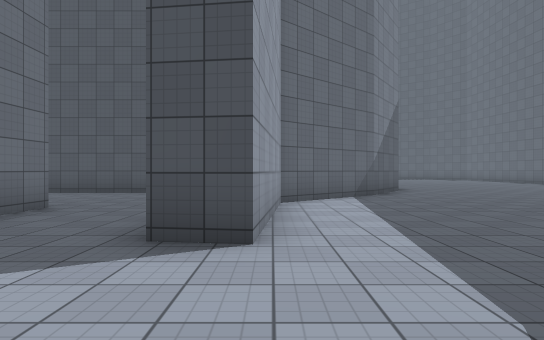
[1] (above)

21 first-person views from a walk through a 3-D level made in the Unity game engine. The camera is 1.3 m above the floor, looks level and sees 75° across. The floor is counted in squares, 2 m on a side. Each view is taken from the middle of a square. On the plan, view 1 faces up. The plan holds only what a view shows up to about 10 squares ahead; the rest is blank. The place goes on beyond the plan. The player is left out. Surface patterns are stand-ins for the level's own textures.

[2]
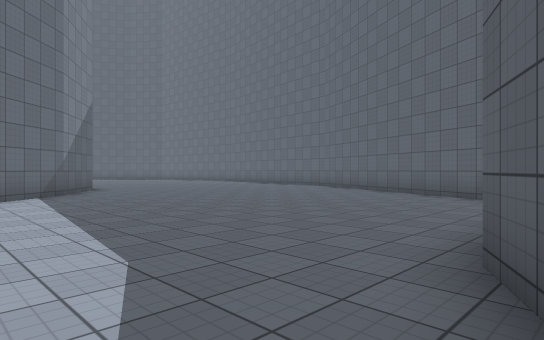

[3]
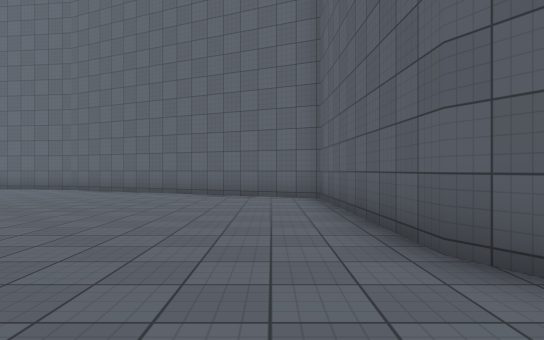

[4]
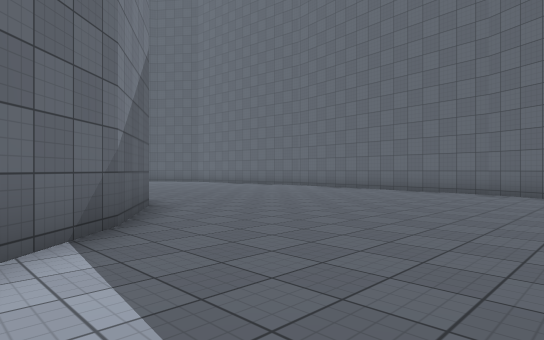

[5]
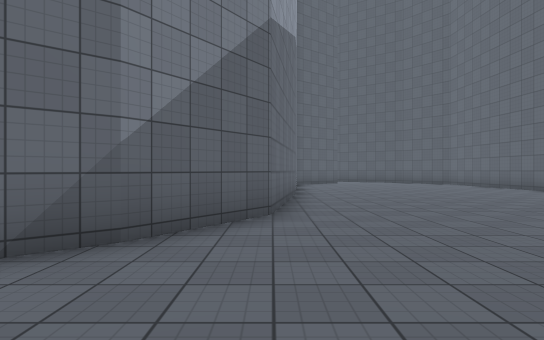

[6]
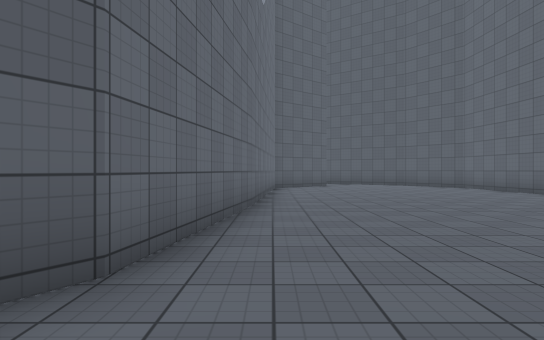

[7]
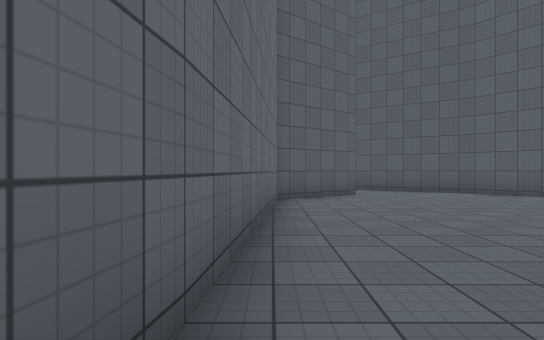

[8]
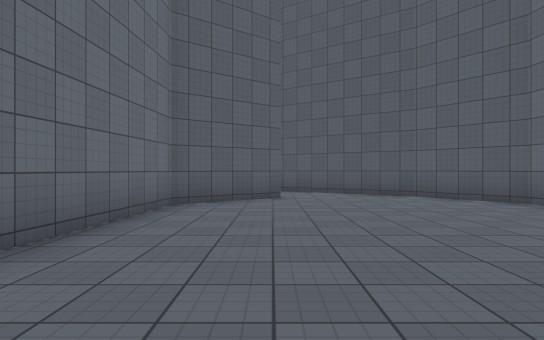

[9]
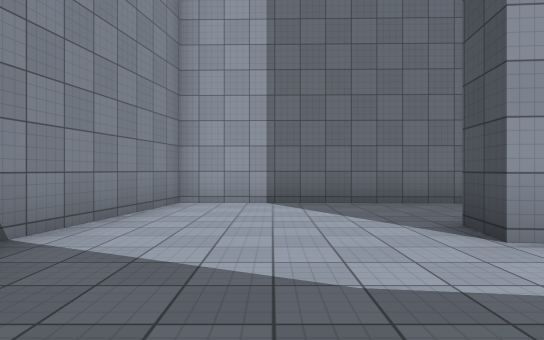

[10]
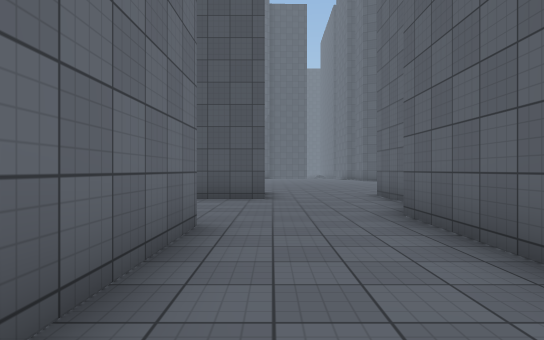

[11]
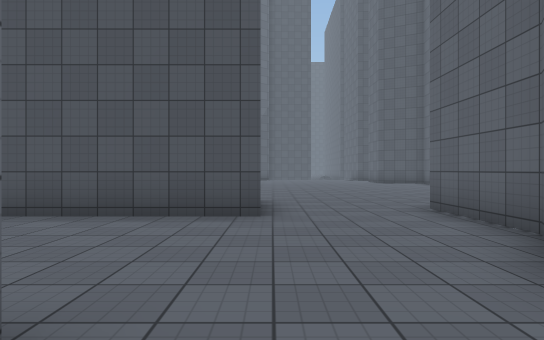

[12]
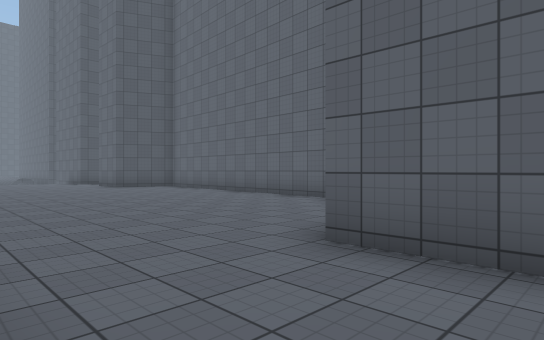

[13]
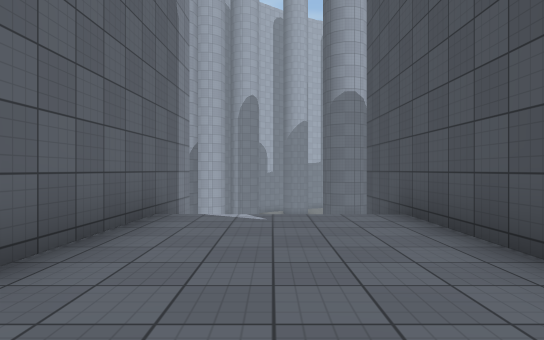

[14]
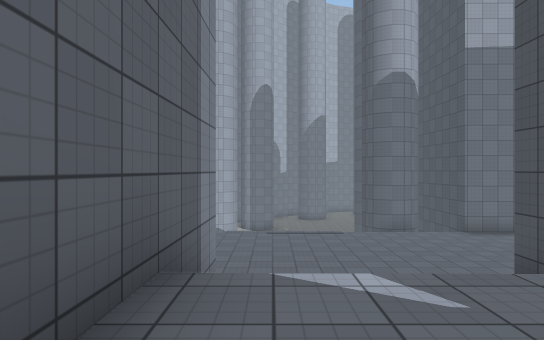

[15]
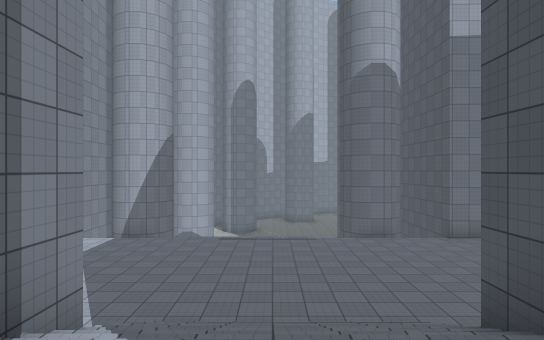

[16]
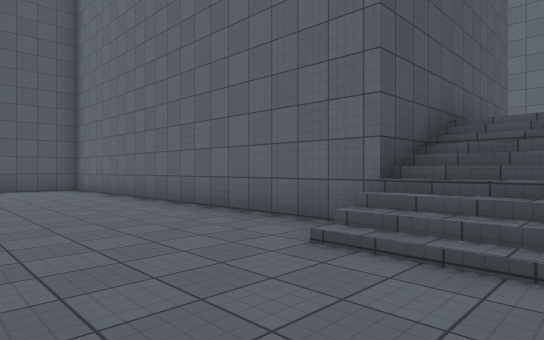

[17]
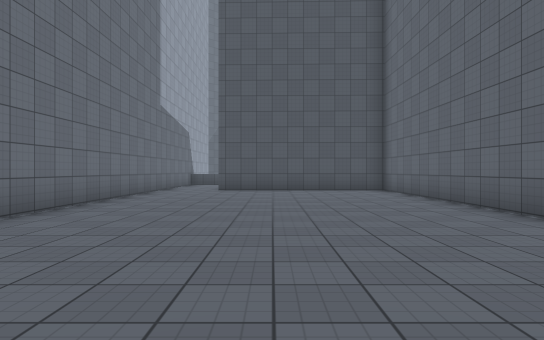

[18]
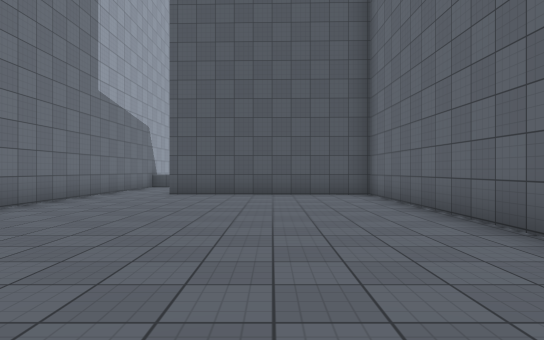

[19]
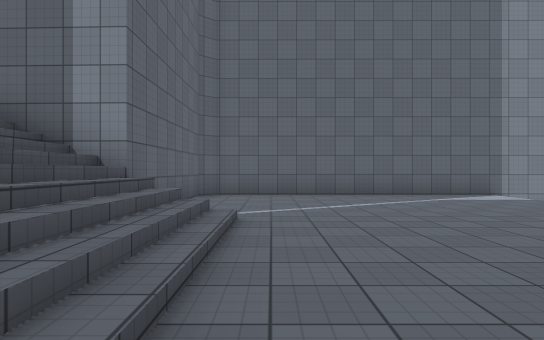

[20]
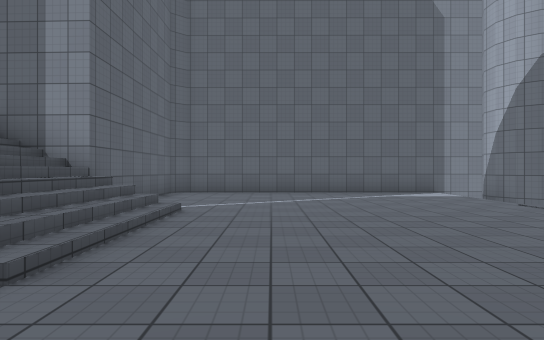

[21]
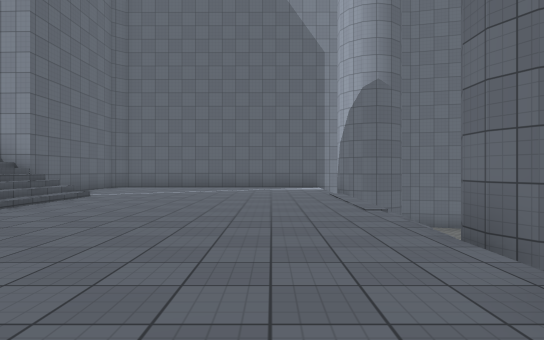

### Floor plan
Key: @ floor where view 1 was taken; # wall or solid block; . main floor; - floor 2.75 m lower than the main floor; _ floor 5.75 m lower than the main floor; / step, stairs or slope.
Columns run from 17 left of view 1 to 11 right of it. Each row starts with its distance up from view 1.
 25                          .##
 24                         ...##
 23                       ###...#
 22                       #......
 21 #--######             #......
 20 #-------#       ..    #......
 19 #-------#      ....   #......
 18 #-------#      ..... ##......
 17 #-------#      ......#.......
 16 #-------#      ......#.......
 15 #-------#     .......#.......
 14 #-------#     .......#......
 13 _-------#     ...... #.....
 12 _-------#     .....  #.....
 11 _-------#     ...#  ##.....
 10 _------/######...# ##.......
  9 /------////......###.........
  8 /------///.......##..........
  7 /------///......##...........
  6 /-------######..##..........#
  5 _-------#    #..##..........
  4  -------#    #..##.........#
  3  -------#    #.............#
  2 #-------#    #............##
  1 #########    #............#
  0              #...@.....####
 -1              ###...#####
 -2                ###

Positions as (right, up) in squares from view 1, and headings:
1: (0, 0), facing up
2: (0, -1), facing up-right
3: (0, 1), facing right
4: (1, 5), facing up-right
5: (4, 6), facing up
6: (5, 9), facing up
7: (5, 14), facing up
8: (7, 15), facing up
9: (3, 1), facing left
10: (-3, 2), facing up
11: (-3, 5), facing up
12: (-3, 9), facing up-right
13: (-2, 8), facing left
14: (-5, 7), facing left
15: (-6, 8), facing left
16: (-13, 8), facing up-right
17: (-13, 9), facing up
18: (-12, 11), facing up
19: (-11, 11), facing down
20: (-12, 12), facing down
21: (-15, 15), facing down
